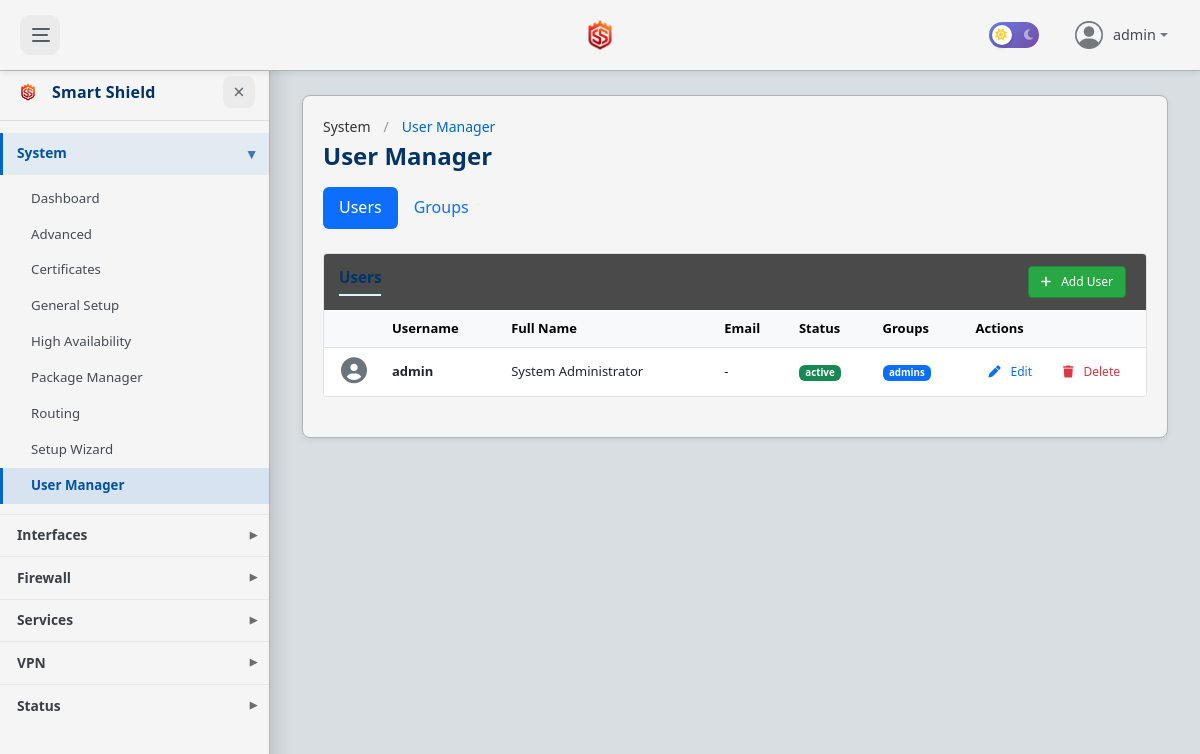
The app's page /system/user-manager/ (signed in) with its own data.
### tables this page shows
CREATE TABLE users (
        id INTEGER PRIMARY KEY AUTOINCREMENT,
        username TEXT UNIQUE NOT NULL,
        password TEXT NOT NULL,
        full_name TEXT,
        status TEXT DEFAULT 'active',
        profile_picture TEXT,
        email TEXT,
        created_at TIMESTAMP DEFAULT CURRENT_TIMESTAMP
    );

### routes/users.py (the view)
@users_bp.route("/", methods=["GET"])
def user_manager():
    conn = get_db()
    cur = conn.cursor()
    cur.execute(
        """
        SELECT users.*, group_concat(groups.name, ', ') AS groups
        FROM users
        LEFT JOIN user_groups ON users.id = user_groups.user_id
        LEFT JOIN groups ON user_groups.group_id = groups.id
        GROUP BY users.id
        """
    )
    users = cur.fetchall()
    cur.execute("SELECT * FROM groups")
    groups = cur.fetchall()
    conn.close()
    return render_template("user_manager.html", users=users, groups=groups)

### app/database.py (called while the page is built)
def get_db():
    conn = sqlite3.connect(DATABASE)
    conn.row_factory = sqlite3.Row
    return conn

### templates/user_manager.html (shortened to what this page needs)
{% extends 'base.html' %}
{% set title = "System - User Manager" %}
{% block main %}
<div class="container">
    <div class="page-header">
        <nav aria-label="breadcrumb">
            <ol class="breadcrumb">
                <li class="breadcrumb-item"><a href="{{ url_for('system.dashboard') }}">System</a></li>
                <li class="breadcrumb-item active" aria-current="page">User Manager</li>
            </ol>
        </nav>
        <h1>User Manager</h1>
    </div>
    <ul class="nav nav-pills mb-4">
        <li class="nav-item">
            <a class="nav-link active" href="/system/user-manager">Users</a>
        </li>
        <li class="nav-item">
            <a class="nav-link" href="/system/user-manager/groups">Groups</a>
        </li>
    </ul>
    <div class="section">
        <div class="section-header d-flex justify-content-between align-items-center">
            <h2>Users</h2>
            <button class="btn btn-success btn-sm" data-bs-toggle="modal" data-bs-target="#addUserModal">
                <i class="fa-solid fa-plus me-1"></i>Add User
            </button>
        </div>
        <div class="section-body" style="padding: 0;">
            <div class="table-responsive">
                <table class="table table-hover mb-0">
                    <thead class="table-light">
                        <tr>
                            <th style="width: 60px;"></th>
                            <th>Username</th>
                            <th>Full Name</th>
                            <th>Email</th>
                            <th>Status</th>
                            <th>Groups</th>
                            <th style="width: 140px;">Actions</th>
                        </tr>
                    </thead>
                    <tbody>
                        {% for u in users %}
                        <tr>
                            <td class="align-middle text-center">
                                {% if u.profile_picture %}
                                    <img src="{{ url_for('static', filename=u.profile_picture) }}" alt="{{ u.username }}" class="rounded-circle" style="width: 40px; height: 40px; object-fit: cover;">
                                {% else %}
                                    <i class="fa-solid fa-circle-user fa-2x text-secondary"></i>
                                {% endif %}
                            </td>
                            <td class="align-middle"><strong>{{ u.username }}</strong></td>
                            <td class="align-middle">{{ u.full_name or '-' }}</td>
                            <td class="align-middle">{{ u.email or '-' }}</td>
                            <td class="align-middle">
                                <span class="badge bg-{{ 'success' if u.status == 'active' else 'secondary' }}">
                                    {{ u.status }}
                                </span>
                            </td>
                            <td class="align-middle">
                                {% if u.groups %}
                                    <span class="badge bg-primary">{{ u.groups }}</span>
                                {% else %}
                                    <span class="text-muted">-</span>
                                {% endif %}
                            </td>
                            <td class="align-middle text-end">
                                <div class="btn-group" role="group">
                                    <a class="btn btn-outline-primary btn-sm" href="#" data-bs-toggle="modal" data-bs-target="#editModal{{ u.id }}" title="Edit User">
                                        <i class="fa-solid fa-pen me-1"></i>Edit
                                    </a>
                                    <form method="POST" action="/system/user-manager/delete/{{ u.id }}" style="display: inline;" onsubmit="return confirm('Are you sure you want to delete this user?')">
                                        <button type="submit" class="btn btn-outline-danger btn-sm" title="Delete User">
                                            <i class="fa-solid fa-trash me-1"></i>Delete
                                        </button>
                                    </form>
                                </div>
                            </td>
                        </tr>
                        {% endfor %}
                    </tbody>
                </table>
            </div>
        </div>
    </div>
</div>
{% endblock %}

### templates/base.html (shortened to what this page needs)
<!DOCTYPE html>
<html>
<head>
    <link rel="stylesheet" href="https://cdn.jsdelivr.net/npm/bootstrap@5.3.0/dist/css/bootstrap.min.css">
    <link rel="stylesheet" href="https://cdnjs.cloudflare.com/ajax/libs/font-awesome/6.5.1/css/all.min.css">
    <link rel="stylesheet" href="{{ url_for('static', filename='css/base.css') }}">
</head>
<body>
<nav class="navbar navbar-expand-lg">
    <div class="container-fluid">
        <button class="navbar-toggler" type="button" id="sidebarToggle" aria-label="Toggle sidebar">
            <span class="navbar-toggler-icon"></span>
        </button>
        <a class="navbar-brand" href="{{ url_for('system.dashboard') }}">
            <img src="{{ url_for('static', filename='images/SS.png') }}" alt="Logo">
        </a>
        <ul class="navbar-nav ms-auto">
            <li class="nav-item d-flex align-items-center me-3">
                <div class="dark-mode-toggle">
                    <label for="darkModeSwitch" class="dark-mode-label">
                        <i class="fa-solid fa-sun"></i>
                        <i class="fa-solid fa-moon"></i>
                        <span class="dark-mode-ball"></span>
                    </label>
                </div>
            </li>
            <li class="nav-item dropdown">
                <a class="nav-link dropdown-toggle d-flex align-items-center" href="#" id="userDropdown" role="button" data-bs-toggle="dropdown" aria-expanded="false">
                    <div class="user-avatar me-2">
                    </div>
                    <span class="user-name">{{ session.get('username', 'Admin') }}</span>
                </a>
            </li>
        </ul>
    </div>
</nav>
<div class="app-shell sidebar-open" id="appShell">
    <aside class="sidebar" id="sidebar">
        <div class="sidebar-header">
            <a class="sidebar-brand" href="{{ url_for('system.dashboard') }}">
                <img src="{{ url_for('static', filename='images/SS.png') }}" alt="Smart Shield" width="28" height="28">
                <span class="label">Smart Shield</span>
            </a>
            <button class="sidebar-close-btn" id="sidebarClose" aria-label="Close sidebar">&times;</button>
        </div>
        <nav class="sidebar-nav">
            <details class="side-group">
                <summary><span class="label">System</span> <span class="chev">▾</span></summary>
                <ul class="side-links">
                    <li><a href="{{ url_for('system.dashboard') }}">Dashboard</a></li>
                    <li><a href="{{ url_for('system.admin_access') }}" data-match-pattern="/system/advanced,/system/admin-access">Advanced</a></li>
                    <li><a href="{{ url_for('system.certificates') }}">Certificates</a></li>
                    <li><a href="{{ url_for('system.general_setup') }}">General Setup</a></li>
                    <li><a href="{{ url_for('system.high_availability') }}">High Availability</a></li>
                    <li><a href="{{ url_for('system.package_manager') }}">Package Manager</a></li>
                    <li><a href="{{ url_for('routing.routing_index') }}">Routing</a></li>
                    <li><a href="{{ url_for('system.setup_wizard') }}">Setup Wizard</a></li>
                    <li><a href="{{ url_for('users.user_manager') }}">User Manager</a></li>
                </ul>
            </details>
            <details class="side-group">
                <summary><span class="label">Interfaces</span> <span class="chev">▾</span></summary>
            </details>
            <details class="side-group">
                <summary><span class="label">Firewall</span> <span class="chev">▾</span></summary>
            </details>
            <details class="side-group">
                <summary><span class="label">Services</span> <span class="chev">▾</span></summary>
            </details>
            <details class="side-group">
                <summary><span class="label">VPN</span> <span class="chev">▾</span></summary>
            </details>
            <details class="side-group">
                <summary><span class="label">Status</span> <span class="chev">▾</span></summary>
            </details>
        </nav>
    </aside>
    <main class="main-content">
        {% block main %}{% endblock %}
    </main>
</div>
</body>
</html>

### records on screen
users: get "admin", username "admin", full_name "System Administrator", email "-", status "active", groups "admins"
